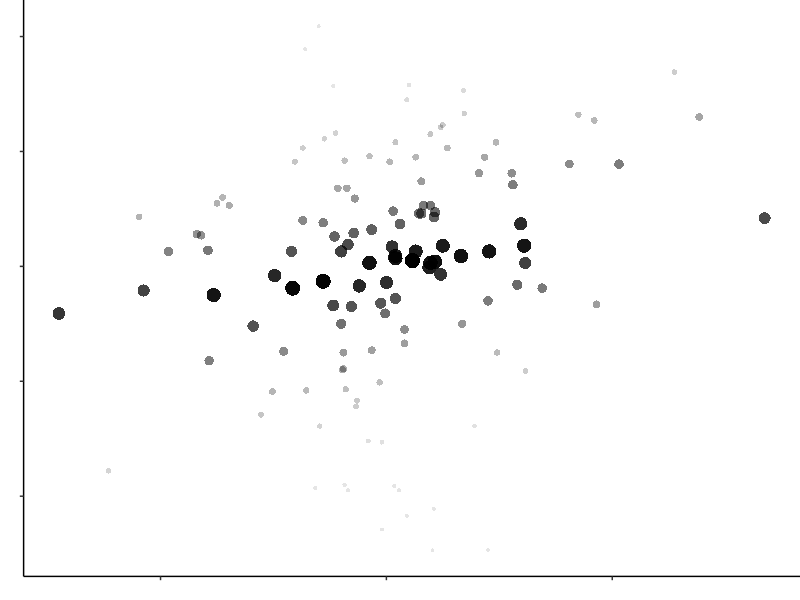
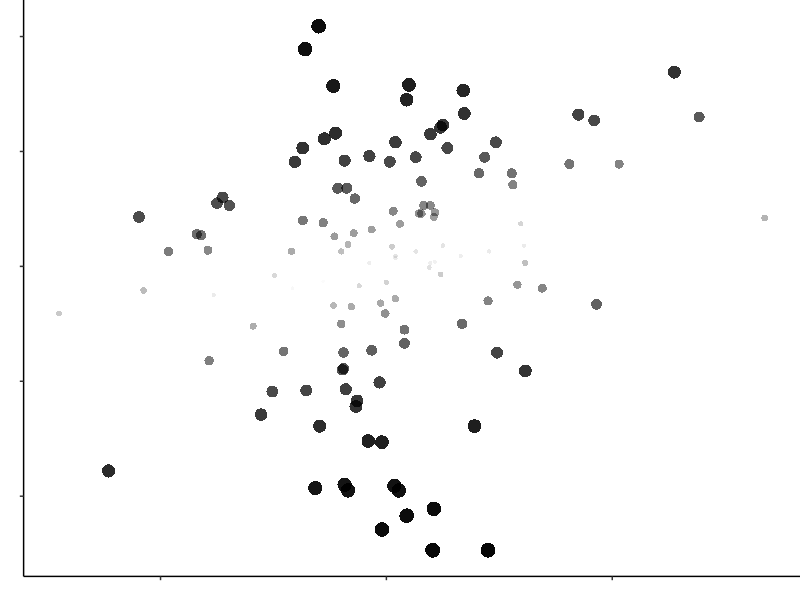
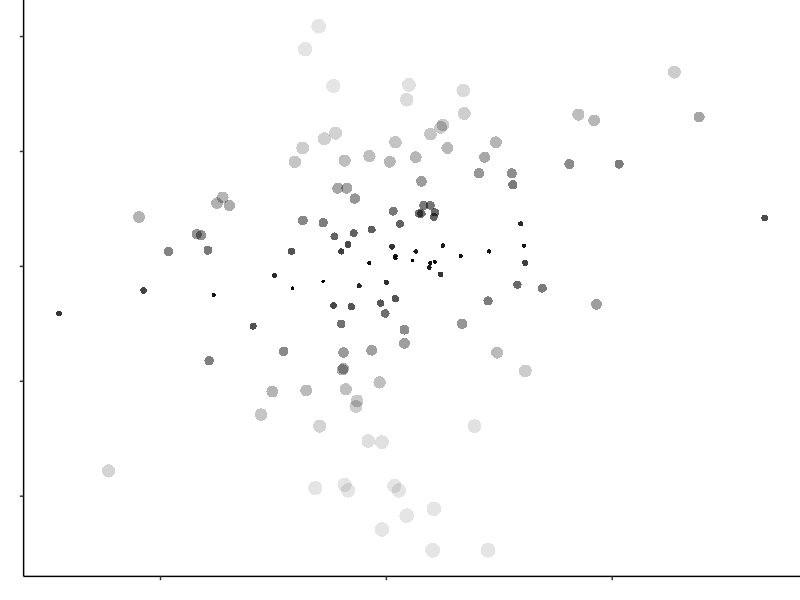
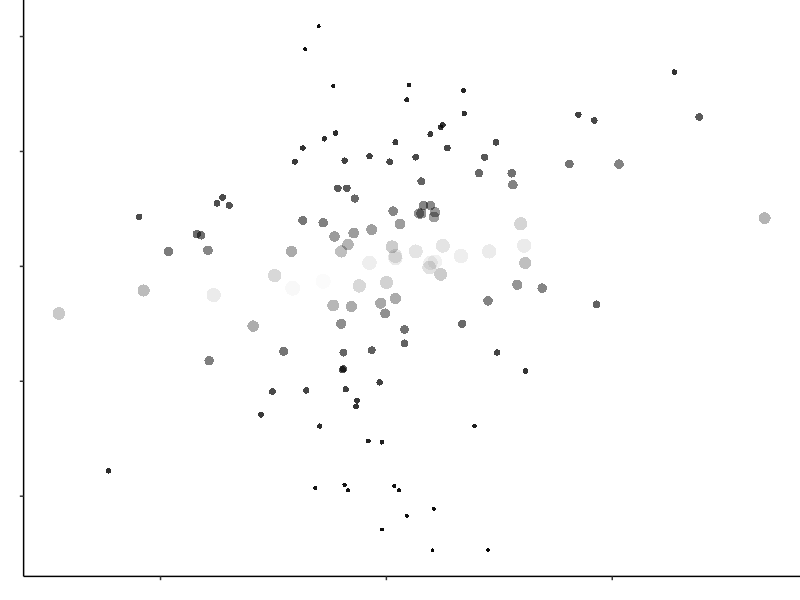
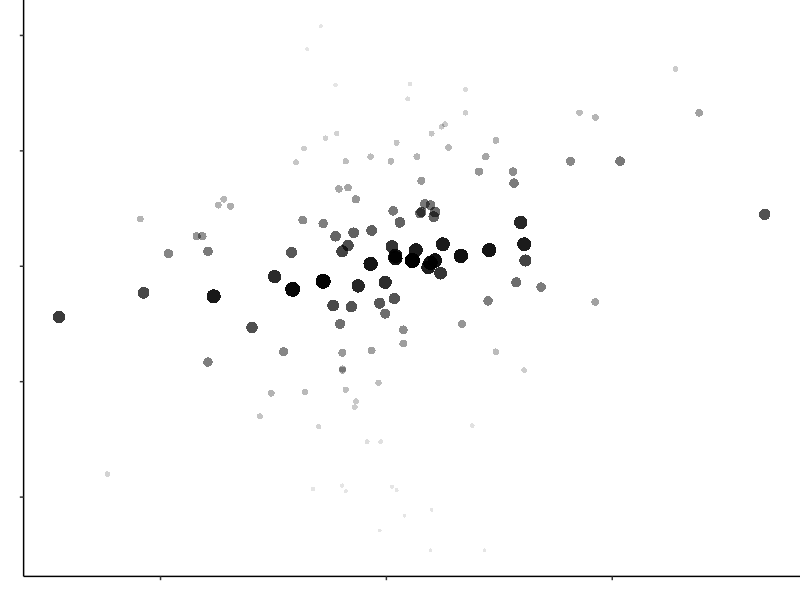
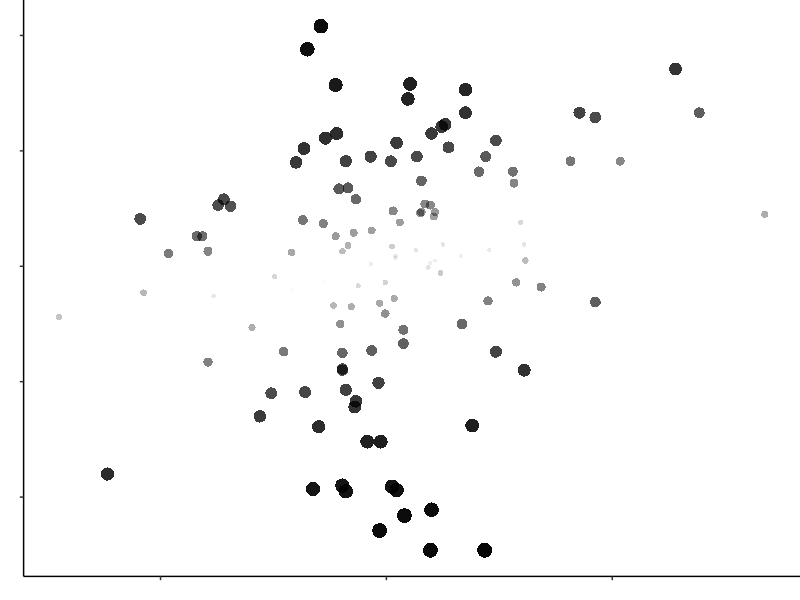
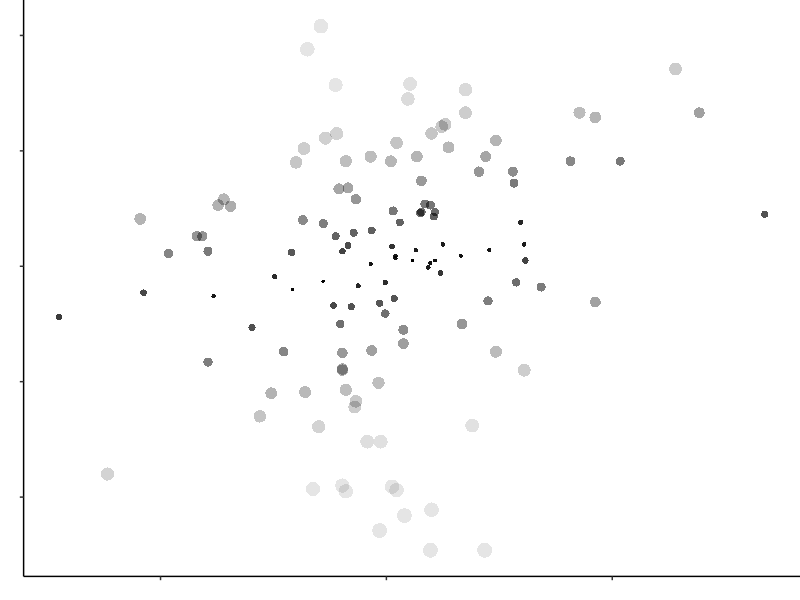
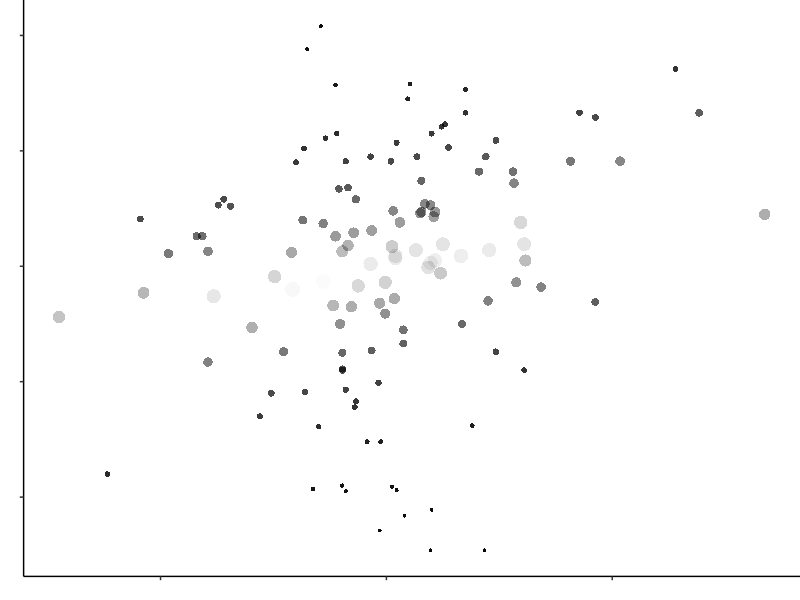

Generate these figures, in order, with R: (Note: this script raises an error after producing the figures.)
## ---- chunk 1
knitr::opts_chunk$set(echo = TRUE)
## ---- chunk 2
library(MASS)
library(tidyverse)
library(Hmisc)
library(modelr)
library(scales)
library(gtools)
## ---- chunk 3
# We only want one unique set of plotting data

number_of_participants = 1

# With 2*2 with 2 levels each we 180/4 = 45 trials

number_of_trials = 45

set.seed(1234)

my_ss <- rep(1:number_of_participants, each = number_of_trials)

my_rs <- seq(0.2, 0.99, length.out = 45)

correlations <- tibble(my_ss = rep(my_ss, each = 4),  my_rs = rep(my_rs, each = 4))
## ---- chunk 4
add_residual_function <- function(my_desired_r) {
  
  set.seed(1234)

  my_sample_size = 128
  
  mean_variable_1 = 0
  sd_variable_1 = 1
  
  mean_variable_2 = 0
  sd_variable_2 = 1
  
  mu <- c(mean_variable_1, mean_variable_2) 
  
  myr <- my_desired_r * sqrt(sd_variable_1) * sqrt(sd_variable_2)
  
  mysigma <- matrix(c(sd_variable_1, myr, myr, sd_variable_2), 2, 2) 
  
  corr_data = as_tibble(mvrnorm(my_sample_size, mu, mysigma, empirical = TRUE))
  
  corr_model <- lm(V2 ~ V1, data = corr_data)
  
  my_residuals <- abs(residuals(corr_model))
  
  data_with_resid <- round(cbind(corr_data, my_residuals), 2)
  
  return(sum(data_with_resid$my_residuals))
  
}
## ---- chunk 5
r_vec <- correlations$my_rs
total_residuals <- c()
## ---- chunk 6
set.seed(1234)

for(value in r_vec) {
  new_value <- add_residual_function(value)
  total_residuals <- c(total_residuals, new_value) 
}
## ---- chunk 7
item_no <- rep(1:45, each = 4)
full_data <- cbind(item_no, correlations, total_residuals)
## ---- chunk 8
# This function generates the slope values needed to create plots.

slope_function <- function(my_desired_r) {
  set.seed(1234)
  
  my_sample_size = 128
  
  mean_variable_1 = 0
  sd_variable_1 = 1
  
  mean_variable_2 = 0
  sd_variable_2 = 1
  
  mu <- c(mean_variable_1, mean_variable_2) 
  
  myr <- my_desired_r * sqrt(sd_variable_1) * sqrt(sd_variable_2)
  
  mysigma <- matrix(c(sd_variable_1, myr, myr, sd_variable_2), 2, 2) 
  
  corr_data = as_tibble(mvrnorm(my_sample_size, mu, mysigma, empirical = TRUE))
  
  corr_model <- lm(V2 ~ V1, data = corr_data)
  
  my_residuals <- abs(residuals(corr_model))
  
  data_with_resid <- round(cbind(corr_data, my_residuals), 2)
  
slopes <- data_with_resid %>%
  mutate(slope_0.25 = 1-(0.25)^my_residuals) %>%
  mutate(slope_inverted = (1 + (0.25)^ my_residuals)-1) %>%
  mutate(slope_inverted_floored = pmax(0.1,(1+(0.25)^my_residuals)-1))  

return(slopes)
}
## ---- chunk 9
plot_function <- function(slopes, my_desired_r, letter, size_value, opacity_value) {
  
  p <- ggplot(slopes, aes(x = V1, y = V2)) +
  scale_size_identity() +
  scale_alpha_identity() +
  geom_point(aes(size =  4*(size_value+0.2), alpha = opacity_value), shape = 16) +  
  labs(x = "", y = "") +
  theme_classic() +
  theme(axis.text = element_blank()) +
  theme(plot.margin = unit(c(0,0,0,0), "cm")) +
  theme(legend.position = "None")
  
ggsave(p,filename=paste0(counter, letter, ".png"),
       device = "png",
       bg = "white",
       path = "all_plots",
       units = "px",
       width = 1000,
       height = 1000,
)

return(p)
}
## ---- chunk 10
# This loop iterates the function above over the 45 r values in my_rs
# Running this chunk will use the function we defined above on each r value, 
# then saves the plot with the proper labeling

counter = 1
for(value in my_rs){

  slopes <- slope_function(value)

  slopeN <- (slopes$slope_0.25)
  slopeI <- (slopes$slope_inverted)
  slopeI_floored <- (slopes$slope_inverted_floored)
  
  plot_function(slopes, value, 'A', slopeI,slopeI_floored)
  plot_function(slopes, value, 'B', slopeN,slopeN)
  plot_function(slopes, value, 'X', slopeN,slopeI_floored)
  plot_function(slopes, value, 'Y', slopeI,slopeN)

  if (counter > 0) {
      counter = counter + 1
    }
}
## ---- chunk 11
images <- mixedsort(list.files(path = "all_plots"))

plot_labels <- rep(c("all_plots/"), each = 180)

plots_with_labels <- paste(plot_labels, images, sep = "")

final_data <- full_data %>%
  
  select(-c(item_no, my_ss))
unique_item_no <- c(1:180)

instructions <- rep(c("Please look at the following plot and use the slider to estimate the correlation"), each = 180)

data_with_plots <- cbind(unique_item_no, final_data, plots_with_labels, images, instructions)
## ---- chunk 12
mask_gen_function <- function() {
  
x <- LETTERS[1:20]
y <- paste0("var", seq(1,20))
data <- expand.grid(X=x, Y=y)
data$Z <- round(runif(400, 0, 1))

mask <- ggplot(data, aes(X, Y, fill= Z)) + 
  geom_tile() +
  scale_fill_gradient(low = "white", high = "black") +
  theme_void() +
  theme(legend.position = "None")

ggsave(mask,filename=paste("mask", counter,".png",sep=""),
       device = "png",
       bg = "white",
       path = "masks",
       units = "px",
       width = 1000,
       height = 1000,)
}

counter = 1
for (i in 1:186) {
  mask_gen_function()
  if (counter > 0) {
    counter = counter + 1
  }
}

masks <- mixedsort(list.files(path = "masks"))

mask_labels <- rep(c("masks/"), each = 186)

masks_with_labels <- paste(mask_labels, masks, sep = "")
## ---- chunk 13
size_w <- rep(c(0.86), times = 180)

size_h <- rep(c(0.86), times = 180)

colour <- rep(c("black"), times = 180)

data_with_sizes <- cbind(data_with_plots, size_h, size_w, colour)
## ---- chunk 14
my_rs <- rep(c(0, 1), times = c(3, 3))

total_residuals <- rep(c(0), times = 6)

plots_with_labels <- head(plots_with_labels)

images <- head(images)

unique_item_no <- c(181:186)

size_h <- rep(c(0.86), times = 6)

size_w <- rep(c(0.86), times = 6)

colour <- rep(c("red"), times = 6)

instructions <- rep(c("Please IGNORE the correlation displayed and set the slider to 0.",
                      "Please IGNORE the correlation displayed and set the slider to 1."),
                    times = c(3, 3))

attention_checks <- cbind(unique_item_no,
                          my_rs,
                          total_residuals,
                          plots_with_labels,
                          images,
                          size_h,
                          size_w,
                          instructions,
                          colour)
## ---- chunk 15
size_and_opacity_items <- rbind(data_with_sizes, attention_checks) %>%
  cbind(masks_with_labels)

write.csv(size_and_opacity_items, "exp_size_and_opacity_full_data.csv", row.names = FALSE)
## ---- chunk 16
number_of_participants = 1

number_of_trials = 2

set.seed(12345)

my_rs <- rep(runif(number_of_trials, min = 0.2, max = 0.9), number_of_participants)
## ---- chunk 17
practice_plot_generation_function <- function(my_desired_r) {
  
  set.seed(12345)
  
  my_sample_size = 128
  
  mean_variable_1 = 0
  sd_variable_1 = 1
  
  mean_variable_2 = 0
  sd_variable_2 = 1
  
  mu <- c(mean_variable_1, mean_variable_2) 
  
  myr <- my_desired_r * sqrt(sd_variable_1) * sqrt(sd_variable_2)
  
  mysigma <- matrix(c(sd_variable_1, myr, myr, sd_variable_2), 2, 2) 
  
  corr_data = as_tibble(mvrnorm(my_sample_size, mu, mysigma, empirical = TRUE))
  
  corr_model <- lm(V2 ~ V1, data = corr_data)
  
  my_residuals <- abs(residuals(corr_model))
  
  data_with_resid <- round(cbind(corr_data, my_residuals), 2)
  
test_plot <- ggplot(data_with_resid, aes(x = V1, y = V2)) +
  scale_size_identity() +
  geom_point(aes(size = 1), shape = 16)  +
  labs(x = "", y = "") +
  theme_classic() +
  theme(axis.text = element_blank()) +
  theme(plot.margin = unit(c(0,0,0,0), "cm")) +
  theme(legend.position = "None")

ggsave(test_plot,filename=paste0(counter,"P",".png"), 
       device = "png",
       bg = "white",
       path = "practice_plots",
       units = "px",
       width = 1000,
       height = 1000,
)

return()

}
## ---- chunk 18
counter = 1
for (value in my_rs) {
  practice_plot_generation_function(value)
  if (counter > 0) {
    counter = counter + 1
  }
}
## ---- chunk 19
practice_images <- mixedsort(list.files(path = "practice_plots"))

size_h_p <- rep(c(0.86), times = 2)

size_w_p <- rep(c(0.86), times = 2)

practice_data <- cbind(practice_images, size_h_p, size_w_p)

write.csv(practice_data, "practice_plots.csv", row.names = FALSE)
## ---- chunk 20
set.seed(12345)

sample_sizes <- c(2,3,5,6,7,4)
## ---- chunk 21
vis_threshold_plot_function <- function(my_sample_size) {
    set.seed(12345)
  
  my_desired_r = 0.2 
  
  mean_variable_1 = 0
  sd_variable_1 = 1
  
  mean_variable_2 = 0
  sd_variable_2 = 1
  
  mu <- c(mean_variable_1, mean_variable_2) 
  
  myr <- my_desired_r * sqrt(sd_variable_1) * sqrt(sd_variable_2)
  
  mysigma <- matrix(c(sd_variable_1, myr, myr, sd_variable_2), 2, 2) 
  
  corr_data = as_tibble(mvrnorm(my_sample_size, mu, mysigma, empirical = TRUE))
  
  corr_model <- lm(V2 ~ V1, data = corr_data)
  
  my_residuals <- abs(residuals(corr_model))
  
  data_with_resid <- round(cbind(corr_data, my_residuals), 2)

threshold_plot <- ggplot(data_with_resid, aes(x = V1, y = V2)) +
  scale_size_identity() +
  scale_alpha_identity() +
  geom_point(aes(size =  1, alpha = 0.1), shape = 16) + 
  labs(x = "", y = "") +
  theme_classic() +
  theme(axis.text = element_blank()) +
  theme(plot.margin = unit(c(0,0,0,0), "cm")) +
  theme(legend.position = "None")

ggsave(threshold_plot,filename=paste0(value, "_","VT",".png"), 
       device = "png",
       bg = "white",
       path = "vis_threshold_plots",
       units = "px",
       width = 1000,
       height = 1000,
)

return()
}
## ---- chunk 22
counter = 1
for (value in sample_sizes) {
  vis_threshold_plot_function(value)
  if (counter > 0) {
    counter = counter + 1
  }
 }
## ---- chunk 23
vis_threshold_images <- mixedsort(list.files(path = "vis_threshold_plots"))

size_h <- rep(c(0.86), times = 2)

size_w <- rep(c(0.86), times = 2)

VT_labels <- rep(c("vis_threshold_plots/"), each = 6)

VT_with_labels <- paste(VT_labels, vis_threshold_images, sep = "")

VT_data <- cbind(VT_with_labels, size_h_p, size_w_p)

write.csv(VT_data, "vis_threshold_plots.csv", row.names = FALSE)
